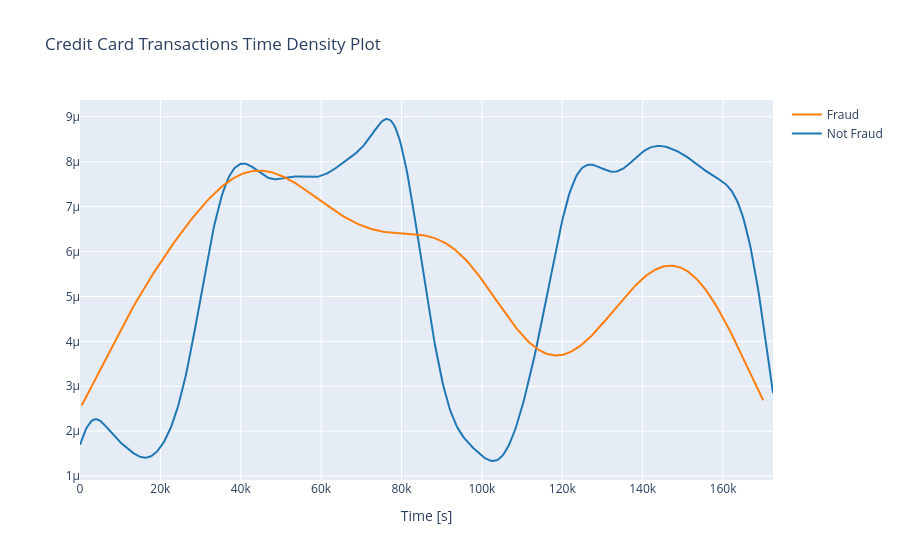

This figure's notebook cell:
### Markdown cell above
<h2>Transactions in times</h2>

### Code cell
class_0 = data_df.loc[data_df['Class'] == 0]["Time"]
class_1 = data_df.loc[data_df['Class'] == 1]["Time"]

hist_data = [class_0, class_1]
group_labels = ['Not Fraud', 'Fraud']

fig = ff.create_distplot(hist_data, group_labels, show_hist=False, show_rug=False)
fig['layout'].update(title='Credit Card Transactions Time Density Plot', xaxis=dict(title='Time [s]'))
iplot(fig, filename='dist_only')

### Figure 1 — Plotly figure (JSON) as saved in the notebook; plotly's stock layout.template omitted (floating-point values rounded to 4 significant figures; data arrays with more than 128 entries replaced by an {"elided": "..."} marker saying what was removed)
{"data": [{"legendgroup": "Not Fraud", "marker": {"color": "rgb(31, 119, 180)"}, "mode": "lines", "name": "Not Fraud", "showlegend": true, "x": {"elided": "500 float values"}, "xaxis": "x", "y": {"elided": "500 float values"}, "yaxis": "y", "type": "scatter"}, {"legendgroup": "Fraud", "marker": {"color": "rgb(255, 127, 14)"}, "mode": "lines", "name": "Fraud", "showlegend": true, "x": {"elided": "500 float values"}, "xaxis": "x", "y": {"elided": "500 float values"}, "yaxis": "y", "type": "scatter"}], "layout": {"barmode": "overlay", "hovermode": "closest", "legend": {"traceorder": "reversed"}, "title": {"text": "Credit Card Transactions Time Density Plot"}, "xaxis": {"anchor": "y2", "domain": [0, 1], "title": {"text": "Time [s]"}, "zeroline": false}, "yaxis": {"anchor": "free", "domain": [0, 1], "position": 0}}}
